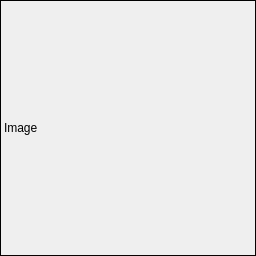
<?xml version="1.0" encoding="UTF-8"?>
<ui version="4.0">
 <class>Minimap</class>
 <widget class="QWidget" name="Minimap">
  <property name="geometry">
   <rect>
    <x>0</x>
    <y>0</y>
    <width>256</width>
    <height>256</height>
   </rect>
  </property>
  <property name="windowTitle">
   <string>Minimap</string>
  </property>
  <layout class="QVBoxLayout" name="verticalLayout">
   <property name="leftMargin">
    <number>0</number>
   </property>
   <property name="topMargin">
    <number>0</number>
   </property>
   <property name="rightMargin">
    <number>0</number>
   </property>
   <property name="bottomMargin">
    <number>0</number>
   </property>
   <item>
    <widget class="AspectRatioPixmapLabel" name="image">
     <property name="frameShape">
      <enum>QFrame::Box</enum>
     </property>
     <property name="frameShadow">
      <enum>QFrame::Plain</enum>
     </property>
     <property name="text">
      <string>Image</string>
     </property>
    </widget>
   </item>
  </layout>
 </widget>
 <layoutdefault spacing="6" margin="11"/>
 <customwidgets>
  <customwidget>
   <class>AspectRatioPixmapLabel</class>
   <extends>QLabel</extends>
   <header>AspectRatioPixmapLabel.h</header>
  </customwidget>
 </customwidgets>
 <resources/>
 <connections/>
</ui>
